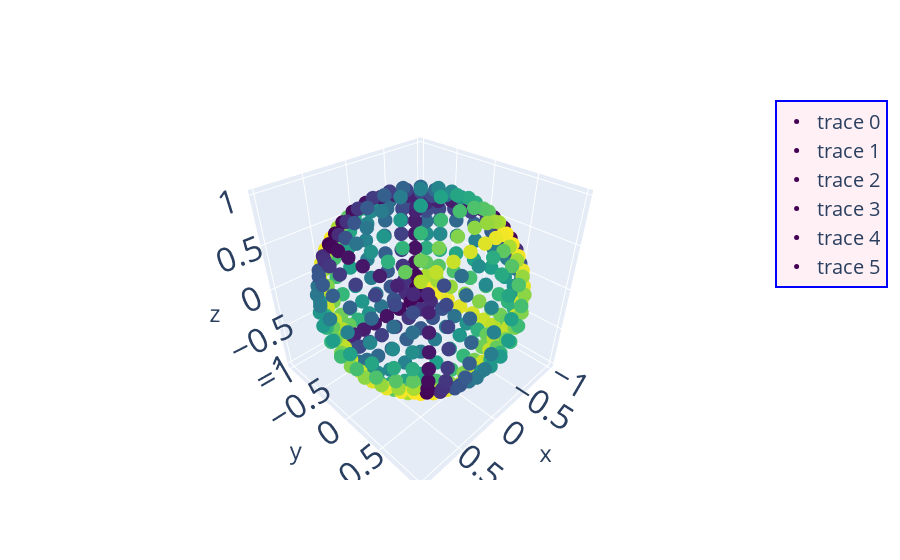

Here is the notebook cell this chart was saved with:
### Code cell
# データフレームのデータを描画する
# fig = px.scatter_3d(df, x='x', y='y', z='z', color='num' ,colorscale = 'Viridis')
# fig = go.Figure(data=[go.Scatter3d(x=df['x'],y=df['y'],z=df['z'],mode='markers',marker=dict(
#     size=5
#     ,color = df['num']
#     ,colorscale = 'Viridis'
# #     ,symbol= result_symbol
# ))])
# レイアウトの作成
layout = go.Layout(
    legend=dict(
        bgcolor='lavenderblush',  # 背景色
        bordercolor='blue',  # 枠線の色
        borderwidth=2,  # 枠線の太さ
    ),
    # グラフ全体とホバーのフォントサイズ変更
    font_size=20, hoverlabel_font_size=20
)

# グラフの作成
fig = go.Figure(data=plot, layout=layout)

fig.show()

fig.write_html("cube-sphere-graph.html")
fig.write_image("cube-sphere-graph.png", engine="kaleido", scale=10)
